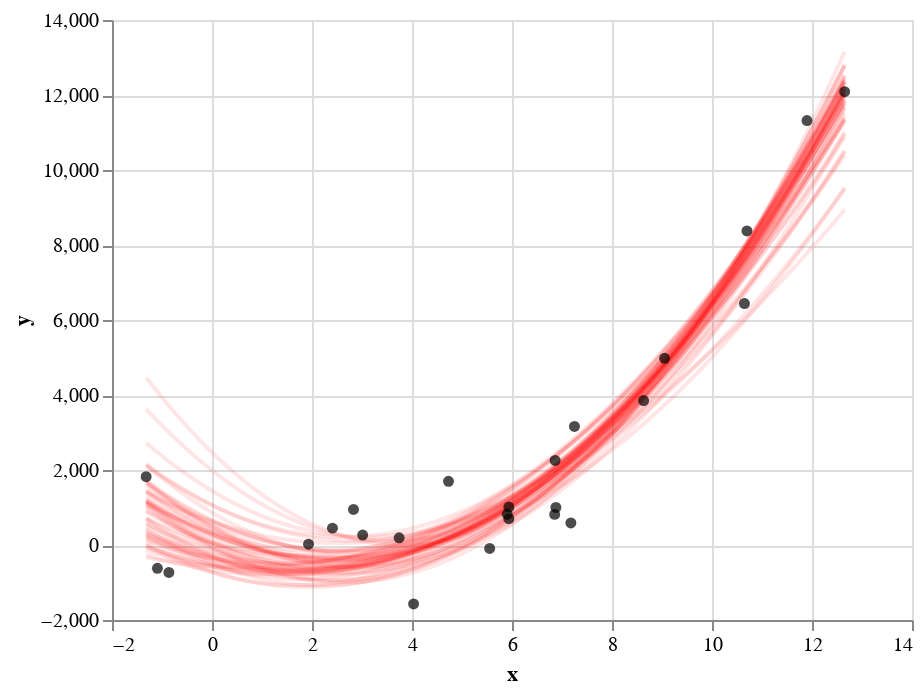

Notebook cell for this chart:
### Markdown cell above
# 2.3 Draw spaghetti plot for polynomial regression

### Question 2.3.1 Draw a spaghetti plot for the above polynomial regression (5 points)

Using the helper functions defined above (`get_poly_points_chart()`, `get_one_bootstrap_poly_fit()`, and `get_poly_fit_chart()`), draw a spaghetti plot for the example polynomial regression data. Your output should look something like this:

![Polynomial spaghetti plot fit](asset/assignment3_poly.png)

### Code cell
# YOUR CODE HERE
# raise NotImplementedError()
# YOUR CODE HERE

B=50
line_charts = [get_poly_fit_chart(get_one_bootstrap_poly_fit(), opacity=0.1) for _ in range(B)]
alt.layer(*line_charts) + get_poly_points_chart()
